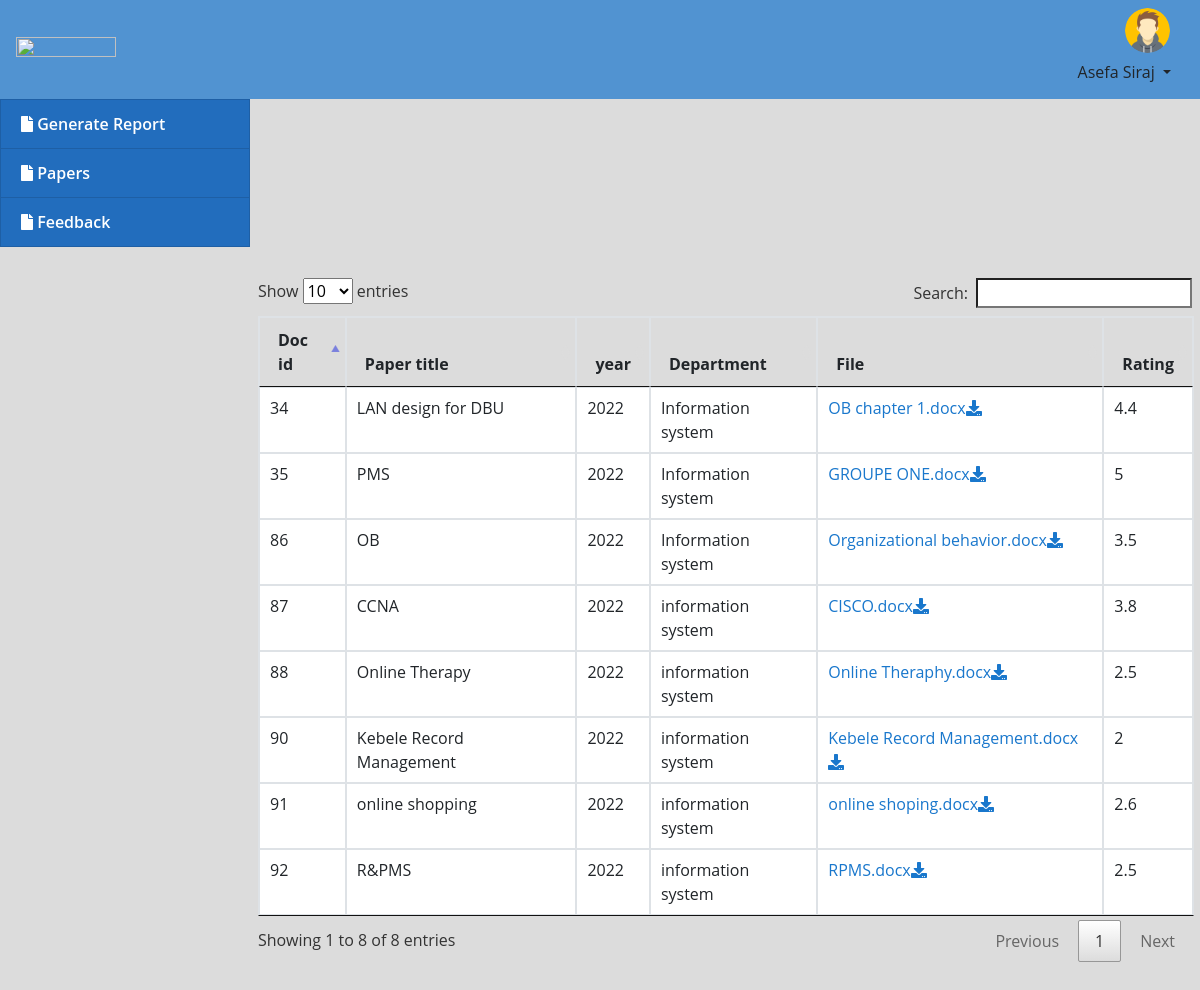
The app's page /comitte/index.php (signed in) with its own data.
### tables this page shows
CREATE TABLE `repository` (
  `doc_id` int(11) NOT NULL,
  `proj_title` varchar(100) NOT NULL,
  `year` int(11) NOT NULL,
  `dept` varchar(30) NOT NULL,
  `project_file` varchar(150) NOT NULL,
  `rating` double NOT NULL
);

### comitte/projects.php (the view, shortened to what this page needs)
<!DOCTYPE html>
<html lang = "eng">
	<head>
	</head>
<body>
<br/><br/><br/><br/><br/>
		<div id = "sidecontent" class = "well pull-right"style="padding:0;margin:0">
						<table id = "table" class = "table table-bordered">
							<thead>
								<tr>
									<th>Doc id</th>
									<th>Paper title</th>
									<th>year</th>
									<th>Department</th>
									<th>File</th>
									<th><span title="5 - excellent project paper
4 - very-good project paper
3 - good project paper
2 - enough project paper
1 - bad project paper
0 - failed project paper">Rating</span></th>
								</tr>
							</thead>
							<tbody>
								<?php
                                    include 'db_connect.php';
                                    $stud_dept=$_SESSION['login_college'];
                                    if($stud_dept=="Computing College")
                                    {
                                    $sql = "SELECT * FROM repository where dept=\"Information system\" OR dept=\"Computer science\" OR dept=\"Information technology\" OR dept=\"Software engineering\"";
                                    }
                                    else
                                    {
                                    $sql = "SELECT * FROM repository where dept=\"$stud_dept\"";
                                    }
                                    $result = $conn->query($sql);
                                    if ($result->num_rows > 0) {
                                    while($row = $result->fetch_assoc()) {
                                    $doc_id=$row['doc_id'];
                                    $title=$row['proj_title'];
                                    $year=$row['year'];
                                    $dept=$row['dept'];
                                    $file=$row['project_file'];
                                    $rating=$row['rating'];
                                    ?><tr>
									<td><?php echo $doc_id?></td>
									<td><?php echo $title?></td>
									<td><?php echo $year?></td>
									<td><?php echo $dept?></td>
									<td><a href="../files/<?php echo $file ?>"><?php echo $file?><i class="fa fa-download" ></i> </a></td>
									<td><?php echo $rating?></td>
								</tr>
                            <?php
                            }
                                }
								?>
							</tbody>
						</table>
</body>
</html>

### assets/DataTables/datatables.css (style rules this page uses)
table.dataTable { width: 100%; margin: 0 auto; clear: both; border-collapse: separate; border-spacing: 0; }
table.dataTable thead th, table.dataTable tfoot th { font-weight: bold; }
table.dataTable thead th, table.dataTable thead td { padding: 10px 18px; border-bottom: 1px solid #111; }
table.dataTable thead .sorting, table.dataTable thead .sorting_asc, table.dataTable thead .sorting_desc, table.dataTable thead .sorting_asc_disabled, table.dataTable thead .sorting_desc_disabled { cursor: pointer; *cursor: hand; background-repeat: no-repeat; background-position: center right; }
table.dataTable thead .sorting { background-image: url("DataTables-1.10.21/images/sort_both.png"); }
table.dataTable thead .sorting_asc { background-image: url("DataTables-1.10.21/images/sort_asc.png"); }
table.dataTable tbody tr { background-color: #ffffff; }
table.dataTable tbody th, table.dataTable tbody td { padding: 8px 10px; }
table.dataTable.no-footer { border-bottom: 1px solid #111; }
table.dataTable, table.dataTable th, table.dataTable td { box-sizing: content-box; }

### assets/css/style.css (style rules this page uses)
body { font-family: "Open Sans", sans-serif; color: #444444; width: 100%; height: calc(100%); }
a { color: #1977cc; }

### comitte/index.php (style rules this page uses)
body { background: #80808045; }

### records on screen
repository: doc_id "34", proj_title "LAN design for DBU", year "2022", dept "Information system", project_file "OB chapter 1.docx", rating "4.4"
repository: doc_id "35", proj_title "PMS", year "2022", dept "Information system", project_file "GROUPE ONE.docx", rating "5"
repository: doc_id "86", proj_title "OB", year "2022", dept "Information system", project_file "Organizational behavior.docx", rating "3.5"
repository: doc_id "87", proj_title "CCNA", year "2022", dept "information system", project_file "CISCO.docx", rating "3.8"
repository: doc_id "88", proj_title "Online Therapy", year "2022", dept "information system", project_file "Online Theraphy.docx", rating "2.5"
repository: doc_id "90", proj_title "Kebele Record Management", year "2022", dept "information system", project_file "Kebele Record Management.docx", rating "2"
repository: doc_id "91", proj_title "online shopping", year "2022", dept "information system", project_file "online shoping.docx", rating "2.6"
repository: doc_id "92", proj_title "R&PMS", year "2022", dept "information system", project_file "RPMS.docx", rating "2.5"

### other values on screen
$_SESSION['login_committee_rep'] "Asefa Siraj"
